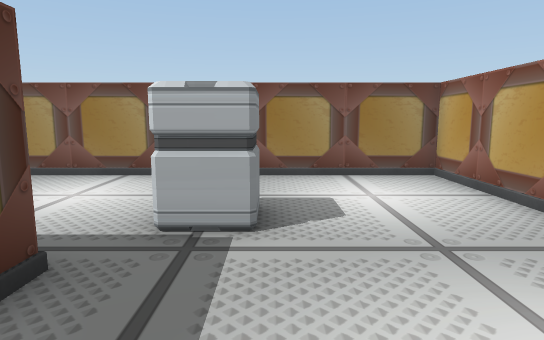
[1] (above)

22 first-person views from a walk through a 3-D level made in the Unity game engine. The camera is 1.5 m above the floor, tilts 8° down and sees 75° across. The floor is counted in squares, 1 m on a side. Each view is taken from the middle of a square. On the plan, view 1 faces up. The plan holds only what a view shows up to about 16 squares ahead; the rest is blank. The player character is not drawn. Door leaves are left out, so doorways stand open.

[2]
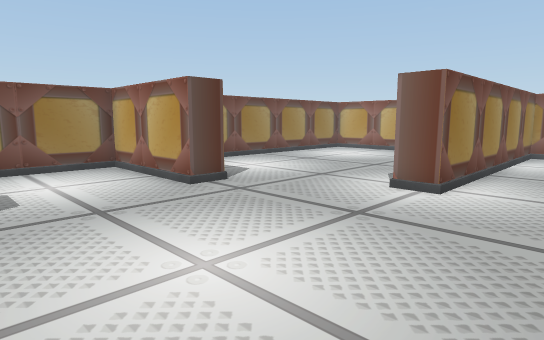

[3]
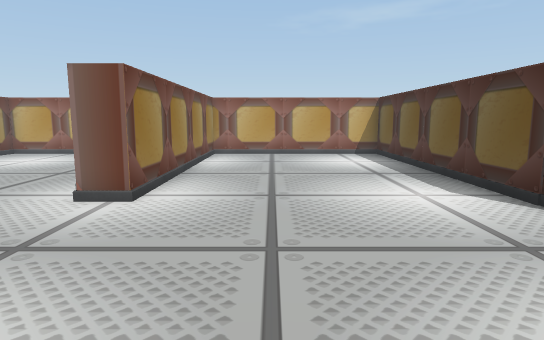

[4]
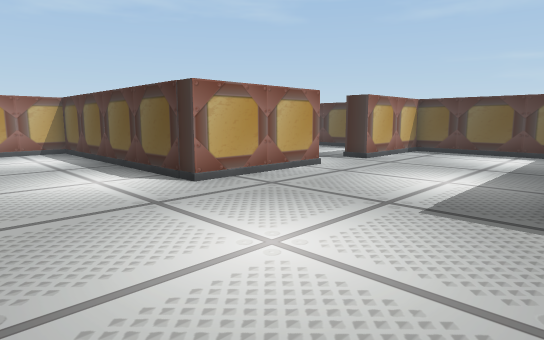

[5]
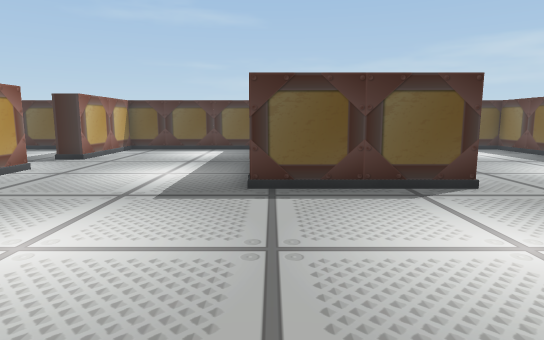

[6]
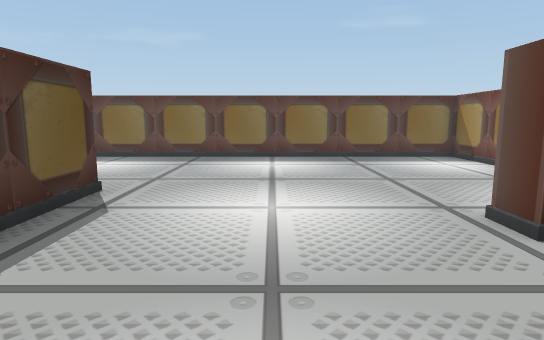

[7]
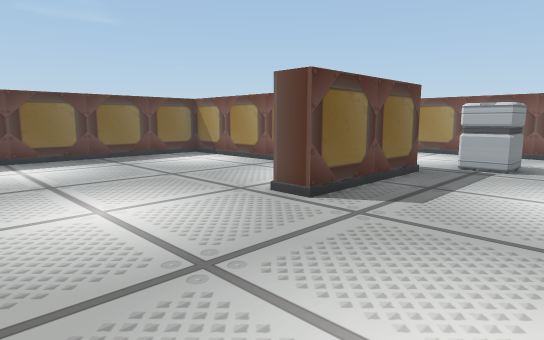

[8]
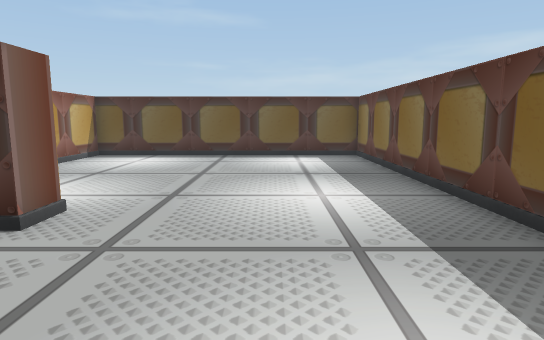

[9]
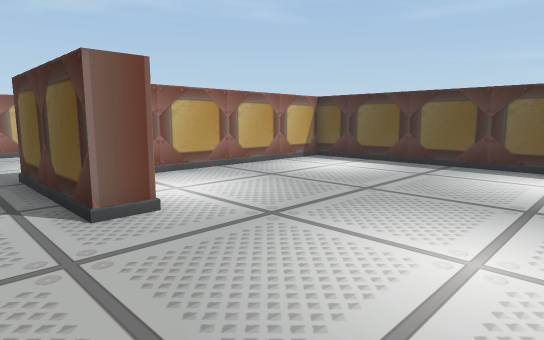

[10]
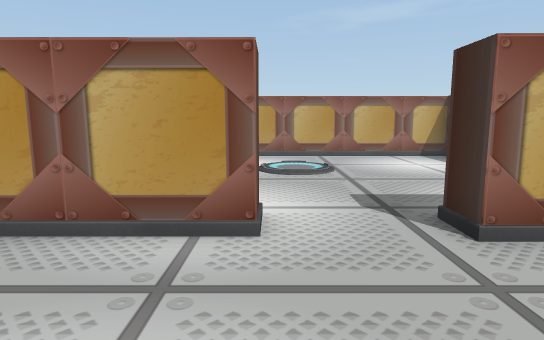

[11]
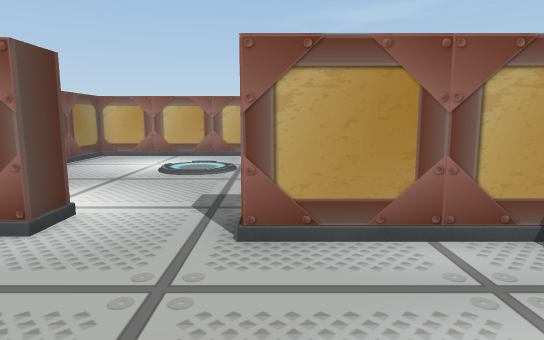

[12]
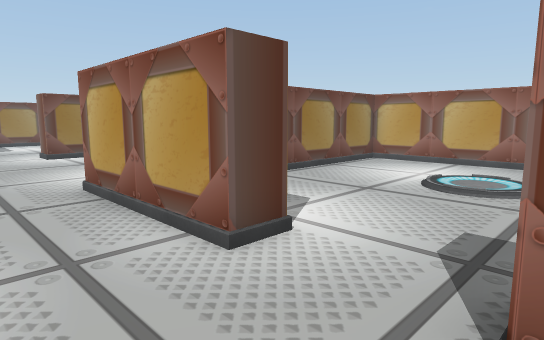

[13]
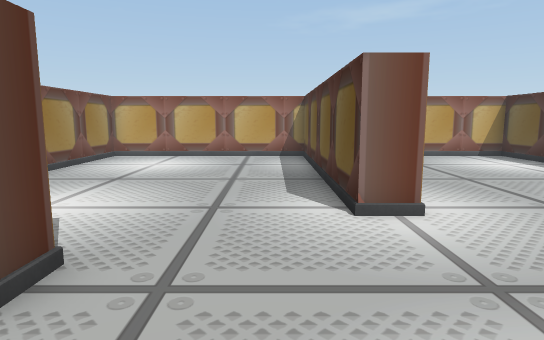

[14]
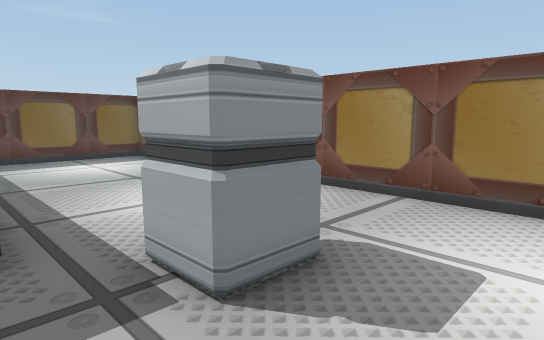

[15]
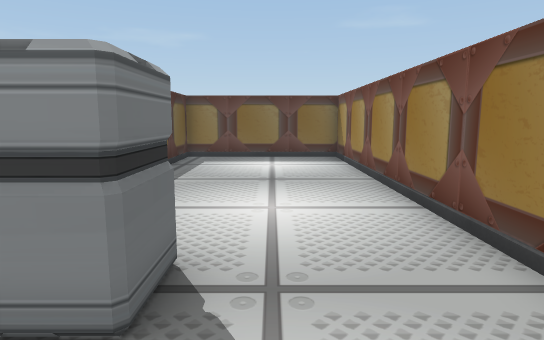

[16]
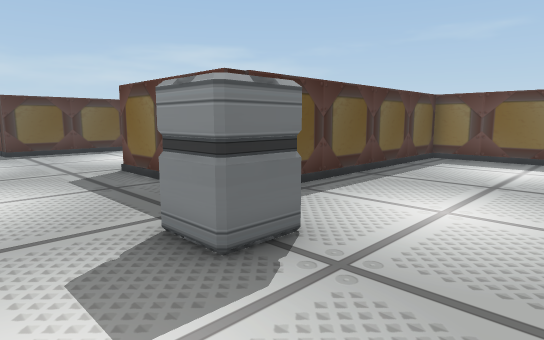

[17]
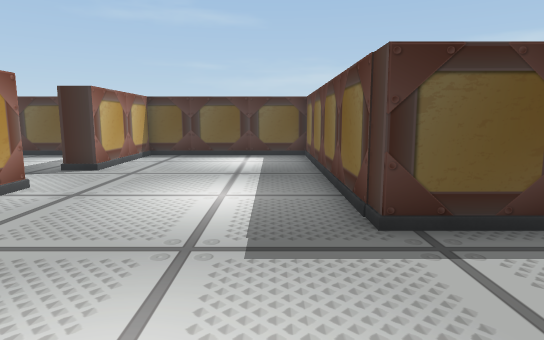

[18]
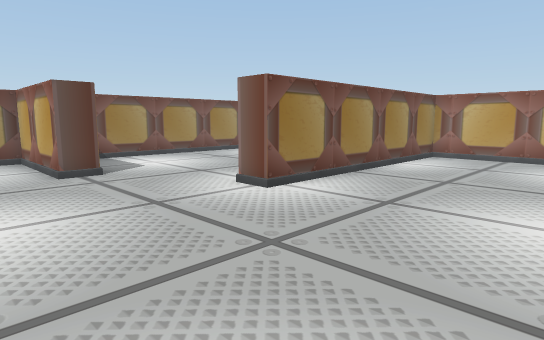

[19]
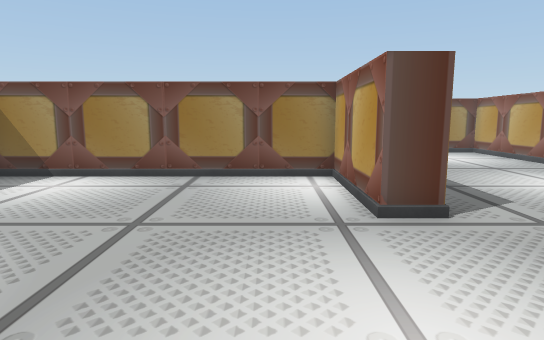

[20]
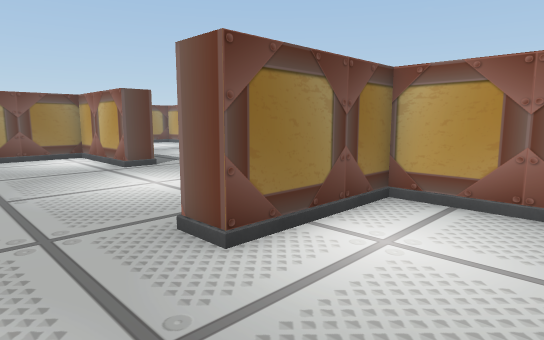

[21]
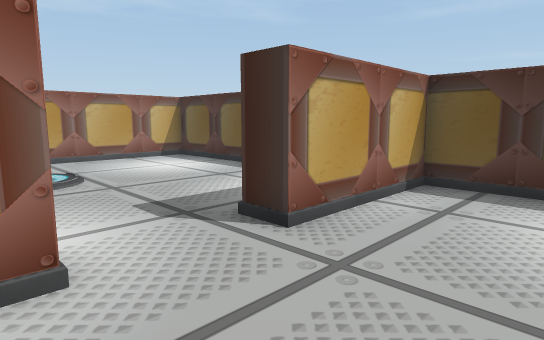

[22]
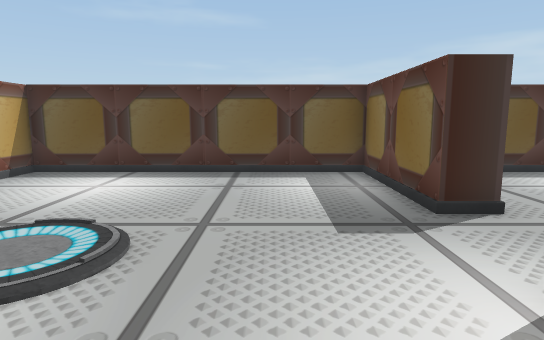

### Floor plan
Points are (right, up) in squares from view 1. A wall is a line through its corners. A room is listed if a view was taken in it or the views show most of it. See-through windows are left out.
Room 1 (views 1, 2, 3, 4, 5, 6, 7, 8, 9, 10, 11, 12, 13, 14, 15, 16, 17, 18, 19, 20, 21)
walls: (-2.3, 3.5) (-2.3, -1.6) (-3.3, -1.6) (-3.3, 2.5) (-12.7, 2.5) (-12.7, -19.3) (-1.5, -19.3) (-1.5, -9.7) (-5.5, -9.7) (-5.5, -8.7) (-0.5, -8.7) (-0.5, -19.3) (6.3, -19.3) (6.3, -14.6) (7.3, -14.6); (5.6, 5.2) (4.5, 5.2) (4.5, 9.7) (-12.7, 9.7) (-12.7, 3.5) (-4.2, 3.5); (6.5, -11.8) (6.5, -6.8) (17, -6.8) (17, 0.6) (7.5, 0.6) (7.5, 1.6) (17, 1.6) (17, 9.7) (7, 9.7)
ways out: open door at (7, -13) to room 2
objects: other object (-1, 5) to (0, 6)
Room 2 (view 22)
walls: (7.3, -14.6) (7.3, -19.3) (17, -19.3) (17, -7.8) (11.9, -7.8)
ways out: open door at (7, -13) to room 1
objects: other object (12, -14) to (14, -12)

Where each view was taken, in squares from view 1:
view 1: 0 up, 0 right, facing up
view 2: 2 down, 0 right, facing up-right
view 3: 2 down, 1 right, facing right
view 4: 2 down, 1 left, facing down-right
view 5: 1 down, 1 left, facing down
view 6: 5 down, 2 right, facing left
view 7: 7 down, 2 right, facing up-left
view 8: 4 down, 9 left, facing down
view 9: 7 down, 11 left, facing down-right
view 10: 12 down, 2 right, facing right
view 11: 15 down, 2 right, facing right
view 12: 15 down, 4 right, facing up-right
view 13: 3 up, 2 right, facing right
view 14: 3 up, 2 right, facing up-left
view 15: 7 up, 2 right, facing left
view 16: 9 up, 2 right, facing down-left
view 17: 4 down, 1 right, facing down
view 18: 5 down, 2 right, facing up-right
view 19: 7 down, 5 left, facing up
view 20: 13 down, 8 left, facing up-right
view 21: 11 down, 3 right, facing down-right
view 22: 9 down, 10 right, facing down
